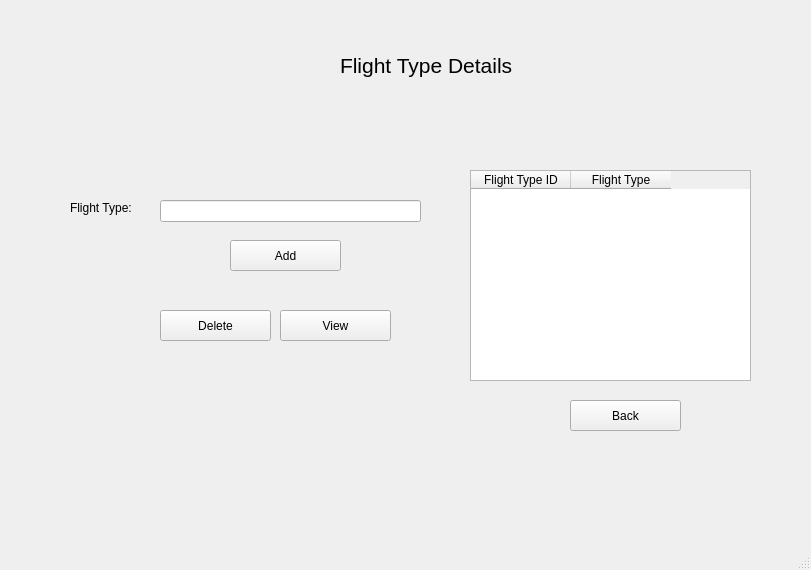
<?xml version="1.0" encoding="UTF-8"?>
<ui version="4.0">
 <class>MainWindow</class>
 <widget class="QMainWindow" name="MainWindow">
  <property name="geometry">
   <rect>
    <x>0</x>
    <y>0</y>
    <width>811</width>
    <height>570</height>
   </rect>
  </property>
  <property name="windowTitle">
   <string>MainWindow</string>
  </property>
  <widget class="QWidget" name="centralwidget">
   <widget class="QLabel" name="label_3">
    <property name="geometry">
     <rect>
      <x>70</x>
      <y>200</y>
      <width>71</width>
      <height>16</height>
     </rect>
    </property>
    <property name="font">
     <font>
      <pointsize>9</pointsize>
     </font>
    </property>
    <property name="text">
     <string>Flight Type:</string>
    </property>
   </widget>
   <widget class="QPushButton" name="FTdel">
    <property name="geometry">
     <rect>
      <x>160</x>
      <y>310</y>
      <width>111</width>
      <height>31</height>
     </rect>
    </property>
    <property name="font">
     <font>
      <pointsize>9</pointsize>
     </font>
    </property>
    <property name="text">
     <string>Delete</string>
    </property>
   </widget>
   <widget class="QPushButton" name="FlightTypeAdd">
    <property name="geometry">
     <rect>
      <x>230</x>
      <y>240</y>
      <width>111</width>
      <height>31</height>
     </rect>
    </property>
    <property name="font">
     <font>
      <pointsize>9</pointsize>
     </font>
    </property>
    <property name="text">
     <string>Add</string>
    </property>
   </widget>
   <widget class="QPushButton" name="flightTypeBack">
    <property name="geometry">
     <rect>
      <x>570</x>
      <y>400</y>
      <width>111</width>
      <height>31</height>
     </rect>
    </property>
    <property name="font">
     <font>
      <pointsize>9</pointsize>
     </font>
    </property>
    <property name="text">
     <string>Back</string>
    </property>
   </widget>
   <widget class="QLineEdit" name="FlightType">
    <property name="geometry">
     <rect>
      <x>160</x>
      <y>200</y>
      <width>261</width>
      <height>22</height>
     </rect>
    </property>
    <property name="font">
     <font>
      <pointsize>9</pointsize>
     </font>
    </property>
   </widget>
   <widget class="QLabel" name="label_2">
    <property name="geometry">
     <rect>
      <x>340</x>
      <y>30</y>
      <width>181</width>
      <height>71</height>
     </rect>
    </property>
    <property name="font">
     <font>
      <pointsize>16</pointsize>
     </font>
    </property>
    <property name="text">
     <string>Flight Type Details</string>
    </property>
   </widget>
   <widget class="QTableWidget" name="FTtable">
    <property name="geometry">
     <rect>
      <x>470</x>
      <y>170</y>
      <width>281</width>
      <height>211</height>
     </rect>
    </property>
    <column>
     <property name="text">
      <string>Flight Type ID</string>
     </property>
    </column>
    <column>
     <property name="text">
      <string>Flight Type</string>
     </property>
    </column>
   </widget>
   <widget class="QPushButton" name="flightTypeView">
    <property name="geometry">
     <rect>
      <x>280</x>
      <y>310</y>
      <width>111</width>
      <height>31</height>
     </rect>
    </property>
    <property name="font">
     <font>
      <pointsize>9</pointsize>
     </font>
    </property>
    <property name="text">
     <string>View</string>
    </property>
   </widget>
  </widget>
  <widget class="QMenuBar" name="menubar">
   <property name="geometry">
    <rect>
     <x>0</x>
     <y>0</y>
     <width>811</width>
     <height>21</height>
    </rect>
   </property>
  </widget>
  <widget class="QStatusBar" name="statusbar"/>
 </widget>
 <resources/>
 <connections/>
</ui>
